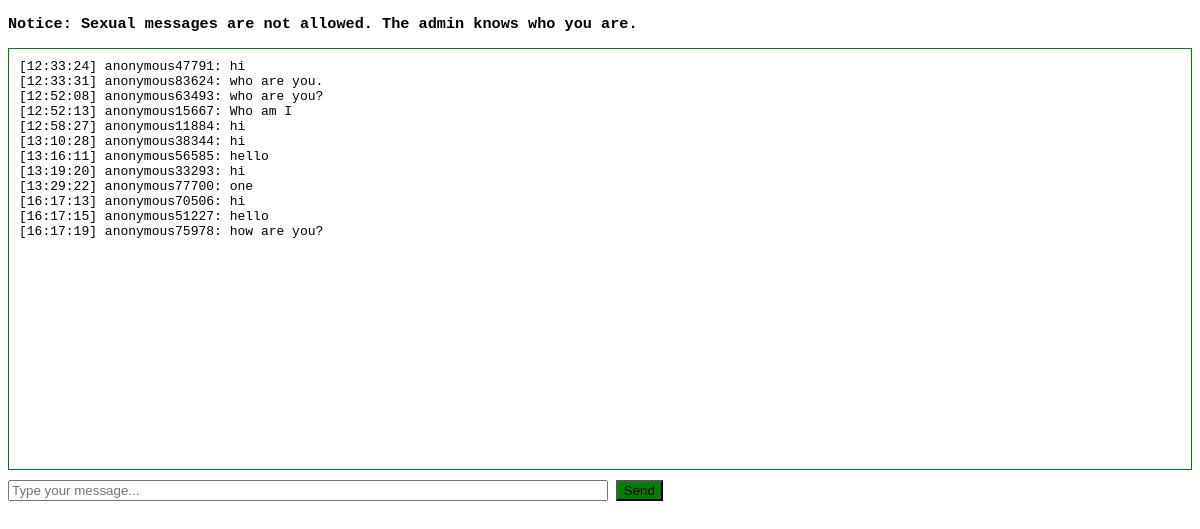
The page / on the database its author committed.
### models.py (models this page shows)
class Message(Base):
    __tablename__ = "messages"
    id = Column(Integer, primary_key=True, index=True)
    username = Column(String, index=True)        # anonymous visible name
    text = Column(String)
    timestamp = Column(DateTime, default=datetime.utcnow)
    ip_address = Column(String)
    real_username = Column(String)               # for admin tracking

### main.py (the view)
@app.get("/", response_class=HTMLResponse)
def index(request: Request):
    db = SessionLocal()
    now = datetime.utcnow()
    cutoff = now - timedelta(hours=24)
    messages = db.query(Message).filter(Message.timestamp > cutoff).order_by(Message.timestamp).all()
    return templates.TemplateResponse("chat.html", {"request": request, "messages": messages})

### templates/chat.html (shortened to what this page needs)
<!DOCTYPE html>
<html>
<head>
  <link rel="stylesheet" href="/static/style.css">
</head>
<body>
  <h3>Notice: Sexual messages are not allowed. The admin knows who you are.</h3>
  <div class="chat-box">
    {% for msg in messages %}
      <div>[{{ msg.timestamp.strftime('%H:%M:%S') }}] {{ msg.username }}: {{ msg.text }}</div>
    {% endfor %}
  </div>
  <form method="post" action="/send">
    <input type="text" name="text" placeholder="Type your message..." autofocus required />
    <button type="submit">Send</button>
  </form>
</body>
</html>

### static/style.css (style rules this page uses)
body { background-color: white; color: black; font-family: monospace; }
.chat-box { height: 400px; overflow-y: scroll; border: 1px solid green; padding: 10px; margin-bottom: 10px; }
input { width: 50%; }
button { background: green; color: black; }

### rows shown on the page
Message: timestamp "12:33:24", username "anonymous47791", text "hi"
Message: timestamp "12:33:31", username "anonymous83624", text "who are you."
Message: timestamp "12:52:08", username "anonymous63493", text "who are you?"
Message: timestamp "12:52:13", username "anonymous15667", text "Who am I"
Message: timestamp "12:58:27", username "anonymous11884", text "hi"
Message: timestamp "13:10:28", username "anonymous38344", text "hi"
Message: timestamp "13:16:11", username "anonymous56585", text "hello"
Message: timestamp "13:19:20", username "anonymous33293", text "hi"
Message: timestamp "13:29:22", username "anonymous77700", text "one"
Message: timestamp "16:17:13", username "anonymous70506", text "hi"
Message: timestamp "16:17:15", username "anonymous51227", text "hello"
Message: timestamp "16:17:19", username "anonymous75978", text "how are you?"
